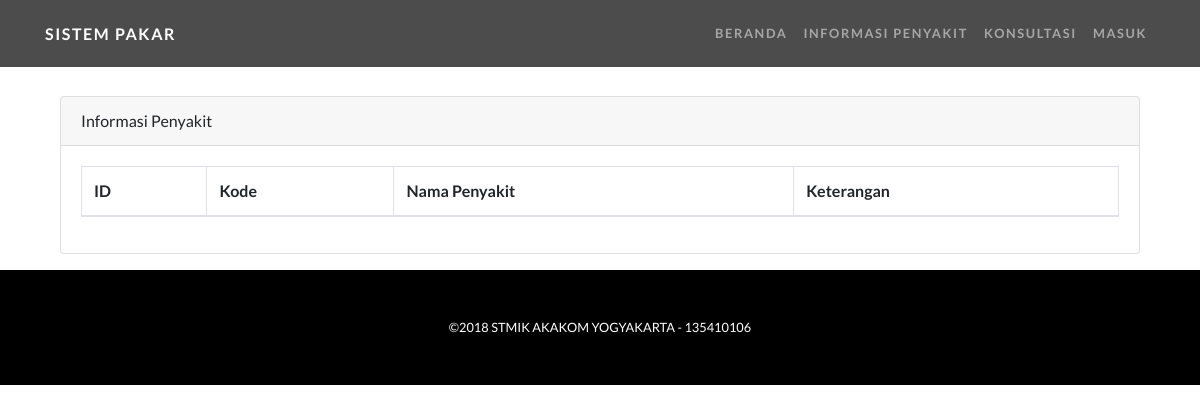
/tampilan_pengguna/info_penyakit.1.php, run on an earlier commit of the app's database.
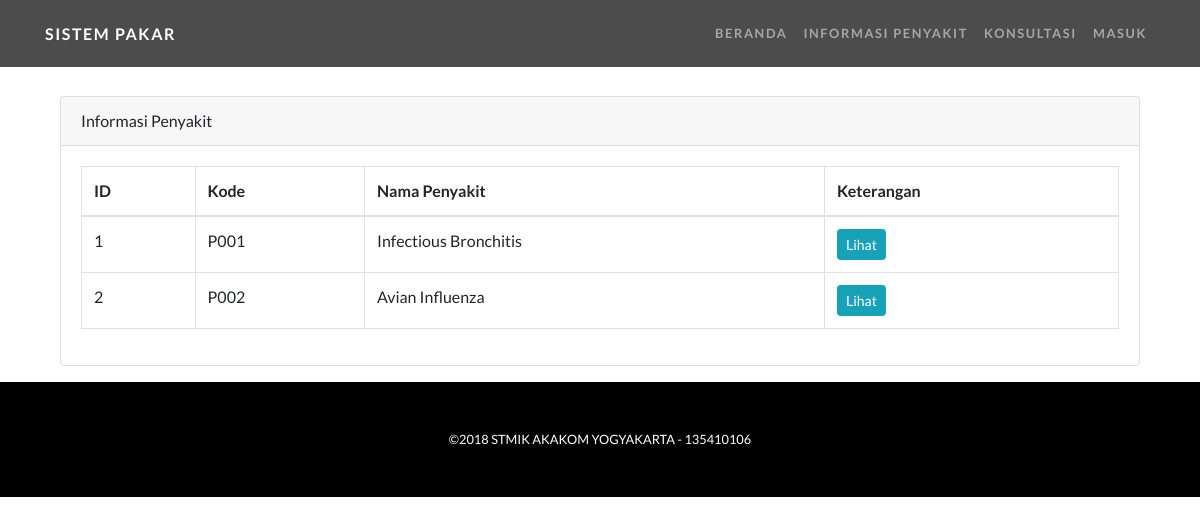
And on a later commit of the database.
### tables this page shows
CREATE TABLE `solusi` (
  `id_solusi` int(5) NOT NULL,
  `kode_penyakit` varchar(4) NOT NULL,
  `penyebab` text NOT NULL,
  `penanggulangan` text NOT NULL
);

CREATE TABLE `penyakit` (
  `kode_penyakit` varchar(4) NOT NULL,
  `nama_penyakit` varchar(50) NOT NULL
);

### tampilan_pengguna/info_penyakit.1.php (the view, shortened to what this page needs)
<!DOCTYPE html>
<html lang="en">
  <head>
    <?php
      include "header-user.php";
    ?>
  </head>
  <body>
    <?php
      include "navigation-user.php";
    ?>
       <section>
      <div class="container">
          <div class="col-lg">
            <div class="p-5">
            </div>
      <?php
	      include "koneksi.php";
	      $sql = "select * from solusi order by kode_penyakit";
	      $hasil = mysqli_query($konek, $sql);
      ?>
      <div class="card mb-3">
        <div class="card-header">
          <i class="fa fa-table"></i> Informasi Penyakit</div>
        <div class="card-body">
          <div class="table-responsive">
            <table class="table table-bordered" id="dataTable" width="100%" cellspacing="0">
              <thead>
                <tr>
                  <th>ID</th>
                  <th>Kode</th>
                  <th>Nama Penyakit</th>
                  <th>Keterangan</th>
                </tr>
              </thead>
              <tbody>
              <?php while ($row = mysqli_fetch_assoc($hasil)){ ?>
			                 <tr>
                        <td><?php echo $row['id_solusi'] ?></td>
  			                 <td><?php echo $row['kode_penyakit'] ?></td>
                         <td>
                          <?php
                            include "koneksi.php";
                            $sql2 = "select nama_penyakit from penyakit where kode_penyakit='".$row['kode_penyakit']."'";
                            $nama = mysqli_query($konek, $sql2);
                            $tampil = mysqli_fetch_assoc($nama);
                            echo $tampil['nama_penyakit'];
                          ?>
                         </td>
                         <td>
                          <button class="btn btn-info btn-sm" data-toggle="modal" data-target="#detail<?php echo $row['kode_penyakit'] ?>">Lihat</button>
                         </td>
                       </tr>
                <?php } ?>
              </tbody>
            </table>
          </div>
        </div>
      </div>
    </div>
  </div>
    </section>
    <?php
      include "footer-user.php";
    ?>
  </body>
</html>

What changed in the data, as far as the page shows it:
added solusi: id_solusi "1", kode_penyakit "P001", kode_penyakit.nama_penyakit "Infectious Bronchitis"
added solusi: id_solusi "2", kode_penyakit "P002", kode_penyakit.nama_penyakit "Avian Influenza"
